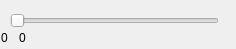
<?xml version="1.0" encoding="UTF-8"?>
<ui version="4.0">
 <class>QtMySliderWidClass</class>
 <widget class="QWidget" name="QtMySliderWidClass">
  <property name="geometry">
   <rect>
    <x>0</x>
    <y>0</y>
    <width>236</width>
    <height>49</height>
   </rect>
  </property>
  <property name="minimumSize">
   <size>
    <width>218</width>
    <height>0</height>
   </size>
  </property>
  <property name="windowTitle">
   <string>QtMySliderWid</string>
  </property>
  <widget class="QLabel" name="label_max">
   <property name="geometry">
    <rect>
     <x>19</x>
     <y>30</y>
     <width>18</width>
     <height>16</height>
    </rect>
   </property>
   <property name="maximumSize">
    <size>
     <width>31</width>
     <height>16</height>
    </size>
   </property>
   <property name="text">
    <string>&lt;html&gt;&lt;head/&gt;&lt;body&gt;&lt;p&gt;0&lt;/p&gt;&lt;/body&gt;&lt;/html&gt;</string>
   </property>
  </widget>
  <widget class="QLabel" name="label_min">
   <property name="geometry">
    <rect>
     <x>1</x>
     <y>30</y>
     <width>18</width>
     <height>16</height>
    </rect>
   </property>
   <property name="maximumSize">
    <size>
     <width>31</width>
     <height>16</height>
    </size>
   </property>
   <property name="text">
    <string>&lt;html&gt;&lt;head/&gt;&lt;body&gt;&lt;p&gt;0&lt;/p&gt;&lt;/body&gt;&lt;/html&gt;</string>
   </property>
  </widget>
  <widget class="QxtSpanSlider" name="horizontalSlider">
   <property name="geometry">
    <rect>
     <x>10</x>
     <y>10</y>
     <width>209</width>
     <height>22</height>
    </rect>
   </property>
   <property name="orientation">
    <enum>Qt::Horizontal</enum>
   </property>
   <property name="invertedControls">
    <bool>false</bool>
   </property>
  </widget>
 </widget>
 <layoutdefault spacing="6" margin="11"/>
 <customwidgets>
  <customwidget>
   <class>QxtSpanSlider</class>
   <extends>QSlider</extends>
   <header>qxtspanslider.h</header>
  </customwidget>
 </customwidgets>
 <resources/>
 <connections/>
</ui>
